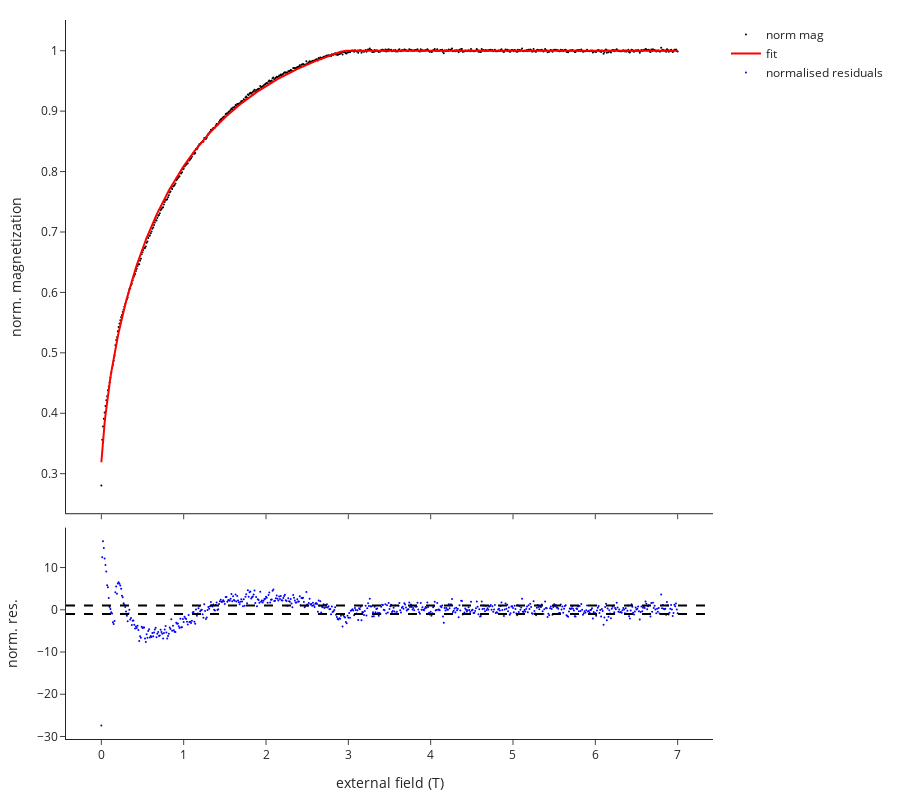

Source (notebook cell):
### Markdown cell above
# Results and Residuals

### Code cell
sigma = np.std(norm_moment[-length_of_last_points:])
#calculate chisq from the standard deviation of the tail
res = (norm_moment - y_fit)
norm_res = res/sigma

#get chisq and other significant constants
chisq_red = np.sum(norm_res**2)/(len(field))

J1, J2, A = pOpt
J1_err, J2_err, A_err = np.sqrt(np.diag(pCov))
Hsat_calc = field[np.where(y_fit==1)[0][0]]
Hsat_meas = field[np.where(np.isclose(norm_moment, 1, rtol=0.001))[0][0]]
if J1/(2*J2) < 1:
    #handle case where J1/2J2 > 1
    theta_data = 180 - np.arccos(J1/(2*J2))*180/np.pi
else:
    theta_data = 180
theta_model = 2*np.arccos(MrMs)*180/np.pi
theta = np.mean([theta_model, theta_data])


print(f"red chisq = {chisq_red:.3f} +/- {np.sqrt(2/(len(field)-len(pOpt))):.3f} \n")
print(f"J1 = {J1:.4f} +/- {J1_err:.4f}\nJ2 = {J2:.4f} +/- {J2_err:.4f}\nA = {A:.4f} +/- {A_err:.4f} \n")

print(f"measured saturation field = {Hsat_meas:.2f} T")
print(f"fit saturation field = {Hsat_calc:.2f} T\n")

print(f"theta_data = {theta_data:.1f}\ntheta_model = {theta_model:.1f}\ntheta = {theta:.1f}")





# make plots
fig = make_subplots(rows=2, cols=1, row_heights=[0.7,0.3], shared_xaxes=True, vertical_spacing=0.02)
fig.add_trace(go.Scatter(x=field,
                         y=norm_moment,
                         mode="markers",
                         marker=dict(color="black", size=2),
                         name="norm mag"),
              row=1,
              col=1)
fig.add_trace(go.Scatter(x=field,
                         y=y_fit,
                         mode="lines",
                         line=dict(color="red"),
                         name="fit"),
              row=1,
              col=1)

fig.add_trace(go.Scatter(x=field, 
                         y=norm_res,
                         mode="markers",
                         marker=dict(color='blue', size=2),
                         name="normalised residuals"), row=2, col=1)
fig.add_hline(y=1, line=dict(color="black", dash="dash", width=2), opacity=1, row=2, col=1)
fig.add_hline(y=-1, line=dict(color="black", dash="dash", width=2), opacity=1, row=2, col=1)



fig.update_yaxes(title_text="norm. magnetization",  row=1, col=1)
fig.update_yaxes(title_text="norm. res.",  row=2, col=1)
fig.update_xaxes(title_text="external field (T)",  row=2, col=1)
fig.update_layout(margin=dict(t=20, b=20, r=20, l=20), width=900, height=800)
fig.show()

### Figure 1 — Plotly figure (JSON) as saved in the notebook; plotly's stock layout.template omitted (floating-point values rounded to 4 significant figures; data arrays with more than 128 entries replaced by an {"elided": "..."} marker saying what was removed)
{"data": [{"marker": {"color": "black", "size": 2}, "mode": "markers", "name": "norm mag", "type": "scatter", "x": {"elided": "701 float values"}, "xaxis": "x", "y": {"elided": "701 float values"}, "yaxis": "y"}, {"line": {"color": "red"}, "mode": "lines", "name": "fit", "type": "scatter", "x": {"elided": "701 float values"}, "xaxis": "x", "y": {"elided": "701 float values"}, "yaxis": "y"}, {"marker": {"color": "blue", "size": 2}, "mode": "markers", "name": "normalised residuals", "type": "scatter", "x": {"elided": "701 float values"}, "xaxis": "x2", "y": {"elided": "701 float values"}, "yaxis": "y2"}], "layout": {"height": 800, "margin": {"b": 20, "l": 20, "r": 20, "t": 20}, "shapes": [{"line": {"color": "black", "dash": "dash", "width": 2}, "opacity": 1, "type": "line", "x0": 0, "x1": 1, "xref": "x2 domain", "y0": 1, "y1": 1, "yref": "y2"}, {"line": {"color": "black", "dash": "dash", "width": 2}, "opacity": 1, "type": "line", "x0": 0, "x1": 1, "xref": "x2 domain", "y0": -1, "y1": -1, "yref": "y2"}], "width": 900, "xaxis": {"anchor": "y", "domain": [0, 1], "matches": "x2", "showticklabels": false}, "xaxis2": {"anchor": "y2", "domain": [0, 1], "title": {"text": "external field (T)"}}, "yaxis": {"anchor": "x", "domain": [0.314, 1], "title": {"text": "norm. magnetization"}}, "yaxis2": {"anchor": "x2", "domain": [0, 0.294], "title": {"text": "norm. res."}}}}
